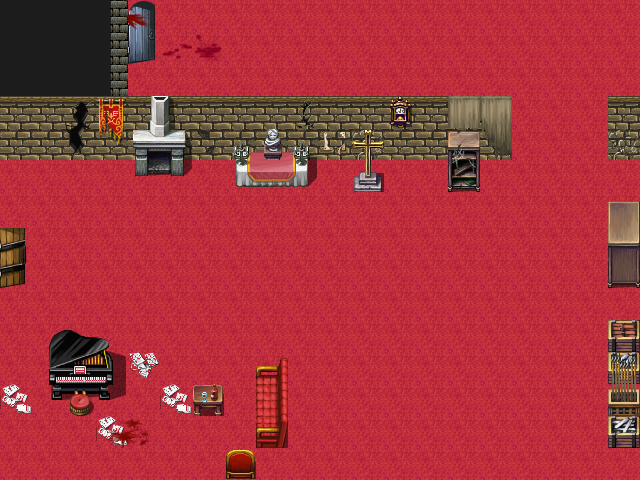

The image is a tile-based game level rendered from a .tmx file. Its description and source (layers, tilesets, objects; grid data summarised) follow:
An orthogonal 20x15 tile map with 32x32 px tiles, 2 tile layers (collision, background), 2 tilesets and 7 objects (3x object, 2x door, 2x hostile).

<map version="1.0" orientation="orthogonal" width="20" height="15" tilewidth="32" tileheight="32">
 <properties>
  <property name="id" value="200" />
 </properties>
 <tileset firstgid="1" name="tmw_desert_spacing" tilewidth="32" tileheight="32" spacing="1" margin="1">
  <tileoffset x="19" y="19" />
  <image source="tmw_desert_spacing.png" width="265" height="199" />
 </tileset>
 <tileset firstgid="49" name="fancyRoom" tilewidth="32" tileheight="32">
  <image source="fancyRoom.png" width="640" height="480" />
 </tileset>
 <layer name="collision" width="20" height="15">
  <data>[300 cells, 58 non-empty, 1 distinct tile ids]</data>
 </layer>
 <layer name="background" width="20" height="15">
  <data>[300 cells, 300 non-empty, 300 distinct tile ids]</data>
 </layer>
 <objectgroup name="interactive" width="20" height="15">
  <object name="door1" type="door" x="120" y="28" width="32" height="32">
   <properties>
    <property name="connection" value="12" />
    <property name="id" value="402" />
    <property name="objectType" value="door" />
   </properties>
  </object>
  <object name="box1" type="object" x="160" y="32" width="28" height="28">
   <properties>
    <property name="id" value="221" />
    <property name="imagePath" value="/res/sprites/boxSprite.tmx" />
    <property name="objectType" value="box" />
   </properties>
  </object>
  <object name="box2" type="object" x="160" y="0" width="28" height="27">
   <properties>
    <property name="id" value="222" />
    <property name="imagePath" value="/res/sprites/boxSprite.tmx" />
    <property name="objectType" value="box" />
   </properties>
  </object>
  <object name="box3" type="object" x="160" y="64" width="28" height="27">
   <properties>
    <property name="id" value="223" />
    <property name="imagePath" value="/res/sprites/boxSprite.tmx" />
    <property name="objectType" value="box" />
   </properties>
  </object>
  <object name="door2" type="door" x="0" y="256" width="32" height="32">
   <properties>
    <property name="connection" value="11" />
    <property name="id" value="401" />
    <property name="objectType" value="door" />
   </properties>
  </object>
 </objectgroup>
 <objectgroup name="npc" width="20" height="15">
  <object name="npc2" type="hostile" x="512" y="352" width="41" height="38">
   <properties>
    <property name="id" value="202" />
    <property name="npcType" value="StandardEnemy" />
   </properties>
  </object>
  <object name="npc2" type="hostile" x="512" y="256" width="41" height="38">
   <properties>
    <property name="id" value="201" />
    <property name="npcType" value="StandardEnemy" />
   </properties>
  </object>
 </objectgroup>
</map>
